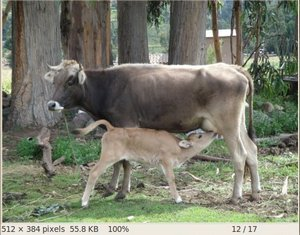
#> input picture 2. Basic Image Processing using OpenCV/src/cow.jpg, 300 x 235 px
$ python 3.Crop_image.py
#> lines starting #> are read from the running program, lines starting #| are printed output that depends on the picture
# -*- coding: utf-8 -*-
"""
Created on Sun Nov 17 11:12:37 2019

@author: Jaimin
"""


# Import opencv
import cv2


# Read image
img = cv2.imread("src/cow.jpg")
#> img is the input picture: shape (235, 300, 3); mean B, G, R 108.8, 123.9, 121.8

# Show image
cv2.imshow("original",img)
cv2.waitKey(0)
cv2.destroyAllWindows()


# Crop image by array slicing
cropped = img[0:115,0:115,:]
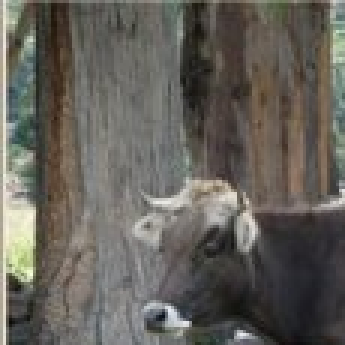
#> cropped: shape (115, 115, 3) (shown 3 times larger); mean B, G, R 90.6, 97.2, 100.2

cv2.imshow("cropped",cropped)
cv2.waitKey(0)
cv2.destroyAllWindows()
